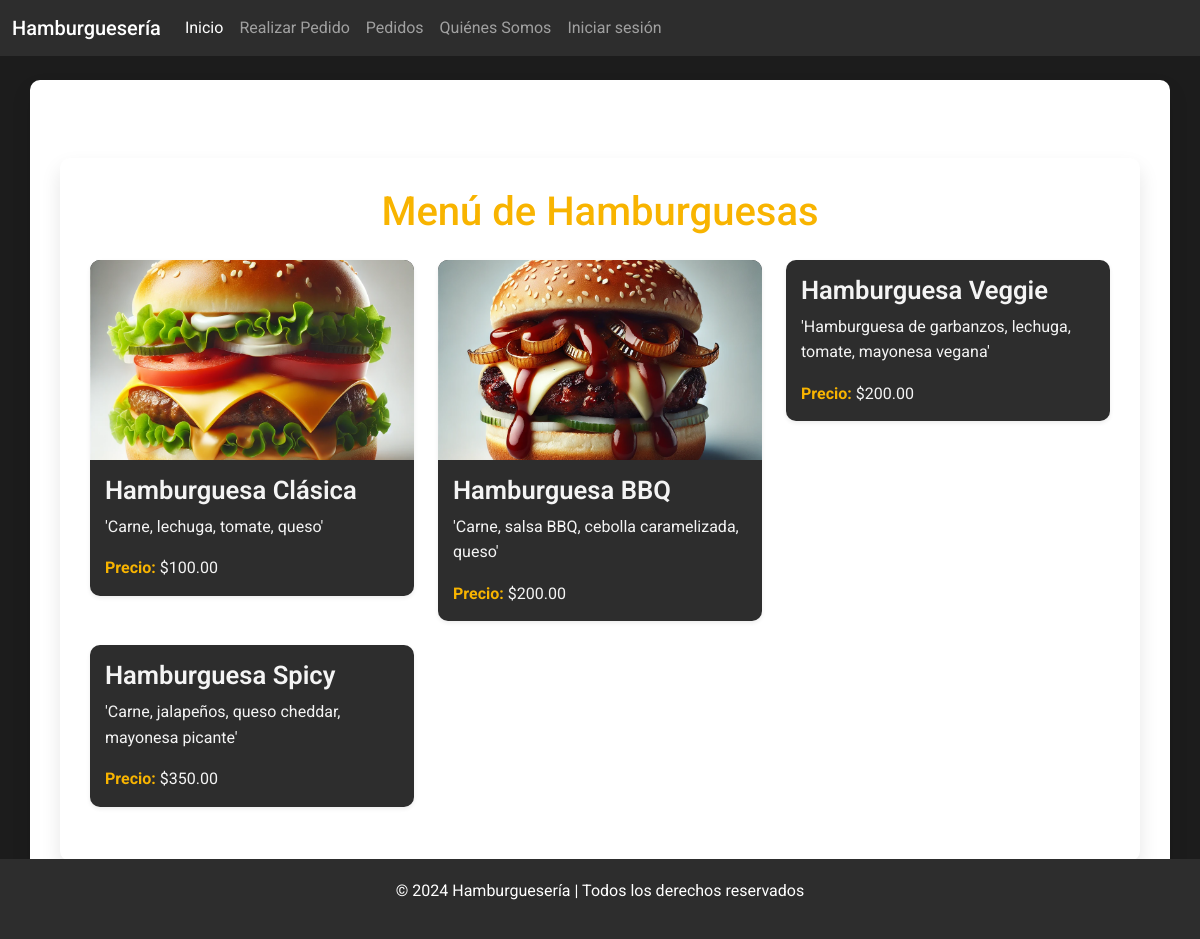
The app's page /, older data.
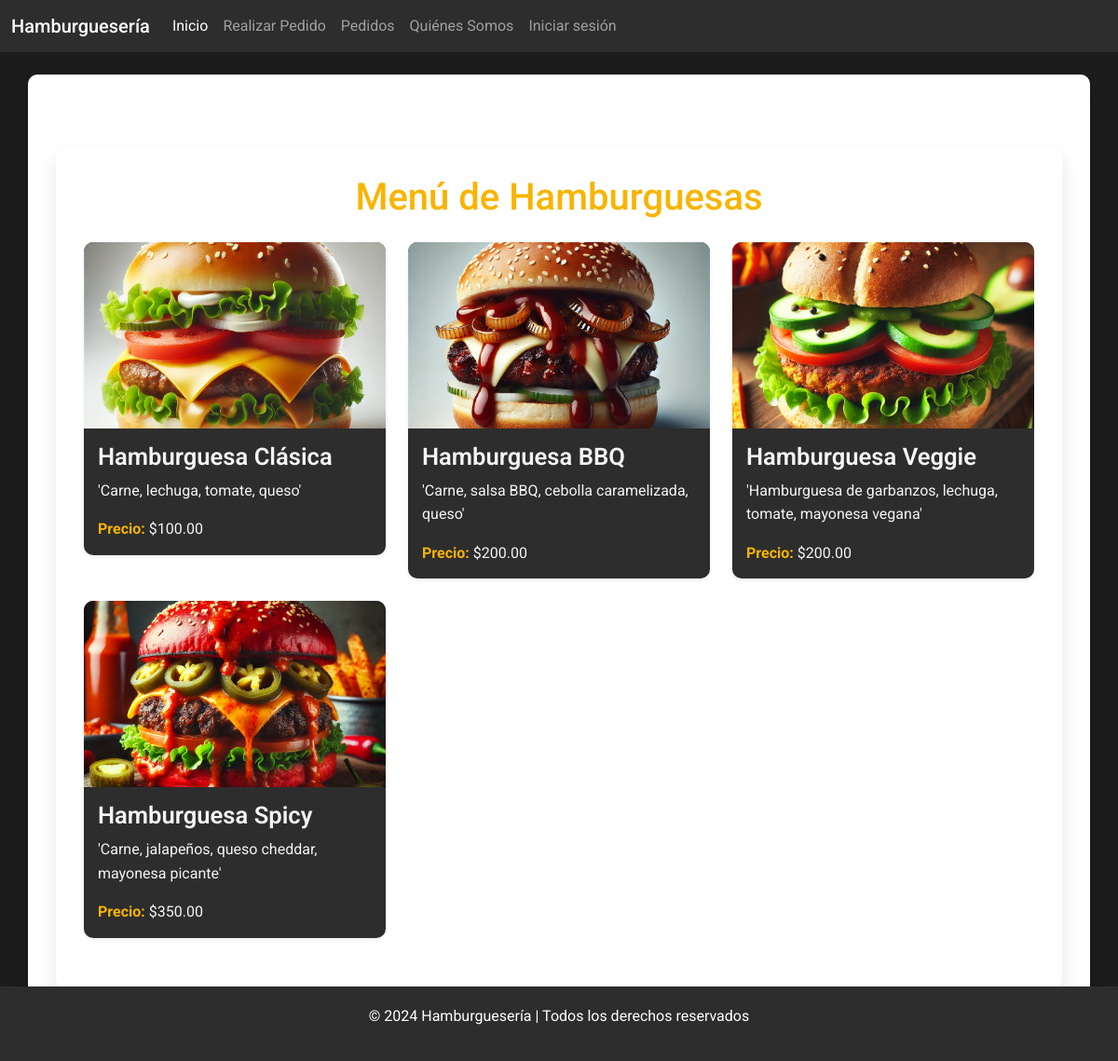
The same page, newer data.
### menu_app/models.py (models this page shows, shortened)
class Hamburguesa(models.Model):
    nombre = models.CharField(max_length=100)
    descripcion = models.TextField()
    precio = models.DecimalField(max_digits=5, decimal_places=2)
    imagen = models.ImageField(upload_to='hamburguesas/', null=True, blank=True)

### menu_app/views.py (the view)
# urls.py: path('', menu_view, name='menu'),
def menu_view(request):
    hamburguesas = Hamburguesa.objects.all()
    return render(request, 'menu_app/menu.html', {'hamburguesas': hamburguesas})

### menu_app/templates/menu_app/menu.html (shortened to what this page needs)
{% extends 'base.html' %}
{% block content %}
<div class="container my-5">
    <h1 class="text-center mb-4">Menú de Hamburguesas</h1>
    <div class="row">
        {% for hamburguesa in hamburguesas %}
        <div class="col-md-4 mb-4">
            <div class="card shadow-sm">
                {% if hamburguesa.imagen %}
                <img src="{{ hamburguesa.imagen.url }}" class="card-img-top" alt="{{ hamburguesa.nombre }}">
                {% endif %}
                <div class="card-body">
                    <h5 class="card-title">{{ hamburguesa.nombre }}</h5>
                    <p class="card-text">{{ hamburguesa.descripcion }}</p>
                    <p class="card-text"><strong>Precio:</strong> ${{ hamburguesa.precio }}</p>
                </div>
            </div>
        </div>
        {% endfor %}
    </div>
</div>
{% endblock %}

### templates/base.html (shortened to what this page needs)
<!DOCTYPE html>
<html lang="es">
<head>
    <link href="https://cdn.jsdelivr.net/npm/bootstrap@5.1.3/dist/css/bootstrap.min.css" rel="stylesheet">
</head>
<body>
    <nav class="navbar navbar-expand-lg navbar-dark">
        <div class="container-fluid">
            <a class="navbar-brand" href="/">Hamburguesería</a>
            <div class="collapse navbar-collapse" id="navbarNav">
                <ul class="navbar-nav">
                    <li class="nav-item">
                        <a class="nav-link active" aria-current="page" href="/">Inicio</a>
                    </li>
                    <li class="nav-item">
                        <a class="nav-link" href="{% url 'realizar_pedido' %}">Realizar Pedido</a>
                    </li>
                    <li class="nav-item">
                        <a class="nav-link" href="/pedidos/lista/">Pedidos</a>
                    </li>
                    <li class="nav-item">
                        <a class="nav-link" href="/quienes-somos/">Quiénes Somos</a>
                    </li>
                    {% if user.is_authenticated %}
                    <li class="nav-item">
                        <form id="logout-form" action="{% url 'logout' %}" method="post" style="display:none;">
                            {% csrf_token %}
                        </form>
                        <a  class="nav-link" href="#" onclick="document.getElementById('logout-form').submit();">Cerrar sesión</a>
                    </li>
                    {% else %}
                    <li class="nav-item">
                        <a class="nav-link" href="/accounts/login/">Iniciar sesión</a>
                    </li>
                    {% endif %}
                </ul>
            </div>
        </div>
    </nav>
    <div class="container mt-4">
        {% block content %}
        {% endblock %}
    </div>
    <footer>
        <p>&copy; 2024 Hamburguesería | Todos los derechos reservados</p>
    </footer>
</body>
</html>

### templates/base.html (style rules this page uses)
body { font-family: 'Roboto', sans-serif; background-color: #f4f4f4; color: #333; }
nav { background-color: #2d2d2d; }
nav .navbar-brand { color: #fff; font-weight: 500; }
nav .navbar-nav .nav-link { color: #ddd; font-weight: 400; }
.container { background-color: #fff; padding: 30px; border-radius: 10px; box-shadow: 0px 10px 20px rgba(0, 0, 0, 0.1); margin-top: 30px; }
footer { background-color: #2d2d2d; color: #fff; text-align: center; padding: 10px 0; position: fixed; bottom: 0; width: 100%; }

### menu_app/templates/menu_app/menu.html (style rules this page uses)
body { font-family: 'Roboto', sans-serif; background-color: #1c1c1c; color: #f8b400;; }
footer { background-color: #2d2d2d; color: white; text-align: center; padding: 20px; }
.card { background-color: #2d2d2d; border: none; border-radius: 10px; overflow: hidden; color: #f4f4f4; }
.card-img-top { object-fit: cover; height: 200px; width: 100%; }
.card-body { padding: 15px; }
.card-title { font-size: 1.6rem; font-weight: 600; }
.card-text { font-size: 1rem; line-height: 1.6; }
.card-text strong { color: #f8b400; }

Row changes from the older to the newer data that the page shows:
changed Hamburguesa "Hamburguesa Veggie": imagen: picture added
changed Hamburguesa "Hamburguesa Spicy": imagen: picture added
